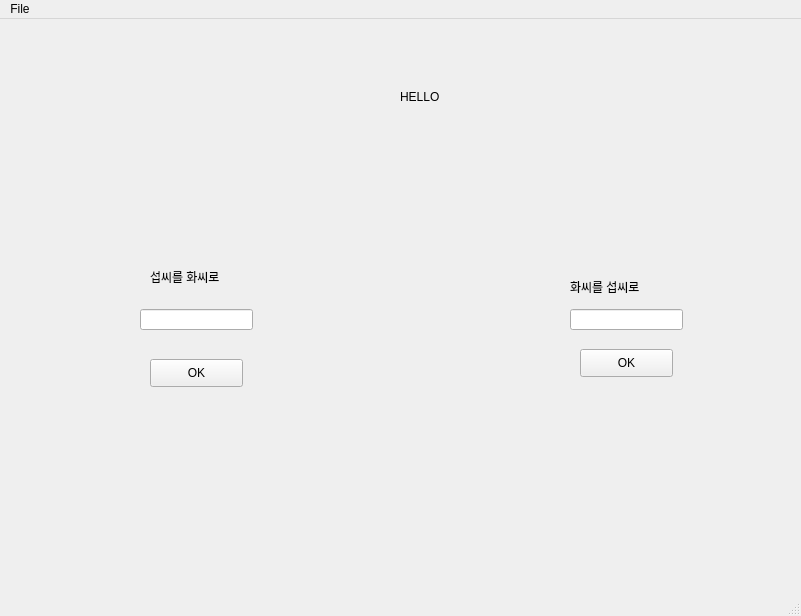
<?xml version="1.0" encoding="UTF-8"?>
<ui version="4.0">
 <class>MainWindow</class>
 <widget class="QMainWindow" name="MainWindow">
  <property name="geometry">
   <rect>
    <x>0</x>
    <y>0</y>
    <width>801</width>
    <height>616</height>
   </rect>
  </property>
  <property name="windowTitle">
   <string>MainWindow</string>
  </property>
  <widget class="QWidget" name="centralwidget">
   <widget class="QPushButton" name="ctokbutton">
    <property name="geometry">
     <rect>
      <x>150</x>
      <y>340</y>
      <width>93</width>
      <height>28</height>
     </rect>
    </property>
    <property name="text">
     <string>OK</string>
    </property>
   </widget>
   <widget class="QPushButton" name="ktocbutton">
    <property name="geometry">
     <rect>
      <x>580</x>
      <y>330</y>
      <width>93</width>
      <height>28</height>
     </rect>
    </property>
    <property name="text">
     <string>OK</string>
    </property>
   </widget>
   <widget class="QLabel" name="label">
    <property name="geometry">
     <rect>
      <x>400</x>
      <y>70</y>
      <width>64</width>
      <height>15</height>
     </rect>
    </property>
    <property name="text">
     <string>HELLO</string>
    </property>
   </widget>
   <widget class="QLineEdit" name="ktocedit">
    <property name="geometry">
     <rect>
      <x>570</x>
      <y>290</y>
      <width>113</width>
      <height>21</height>
     </rect>
    </property>
   </widget>
   <widget class="QLineEdit" name="ctokedit">
    <property name="geometry">
     <rect>
      <x>140</x>
      <y>290</y>
      <width>113</width>
      <height>21</height>
     </rect>
    </property>
   </widget>
   <widget class="QLabel" name="label_2">
    <property name="geometry">
     <rect>
      <x>150</x>
      <y>250</y>
      <width>121</width>
      <height>16</height>
     </rect>
    </property>
    <property name="text">
     <string>섭씨를 화씨로</string>
    </property>
   </widget>
   <widget class="QLabel" name="label_4">
    <property name="geometry">
     <rect>
      <x>570</x>
      <y>260</y>
      <width>121</width>
      <height>16</height>
     </rect>
    </property>
    <property name="text">
     <string>화씨를 섭씨로</string>
    </property>
   </widget>
  </widget>
  <widget class="QMenuBar" name="menubar">
   <property name="geometry">
    <rect>
     <x>0</x>
     <y>0</y>
     <width>801</width>
     <height>26</height>
    </rect>
   </property>
   <widget class="QMenu" name="menuFile">
    <property name="title">
     <string>File</string>
    </property>
    <addaction name="separator"/>
    <addaction name="separator"/>
    <addaction name="actionsave"/>
    <addaction name="actionedit"/>
   </widget>
   <addaction name="menuFile"/>
  </widget>
  <widget class="QStatusBar" name="statusbar"/>
  <action name="actionsave">
   <property name="text">
    <string>save</string>
   </property>
  </action>
  <action name="actionedit">
   <property name="text">
    <string>edit</string>
   </property>
  </action>
 </widget>
 <resources/>
 <connections/>
</ui>
